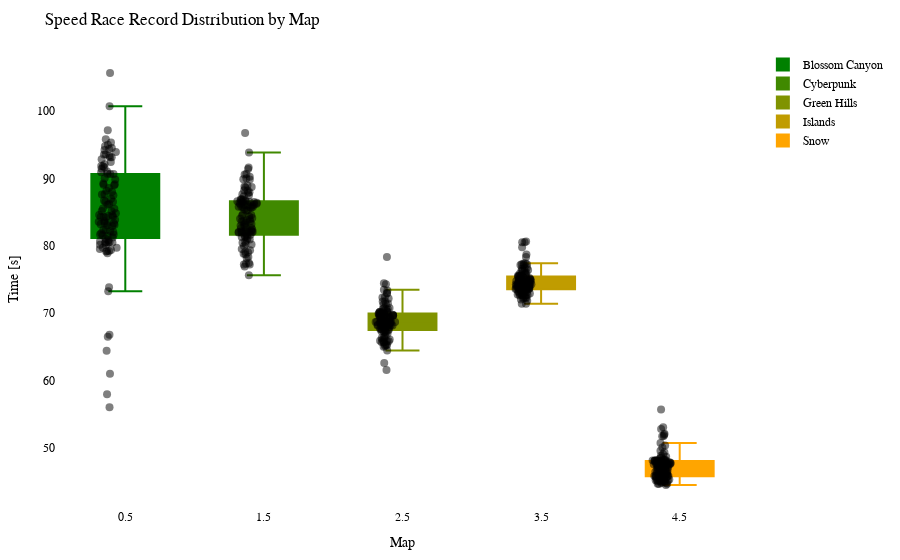

Write notebook code for a chart like this one.
### Code cell
import plotly.graph_objects as go
import plotly.io as pio

df = getRecordsDataframe(minigame="Wettrennen")

# Calculate the offset for centering the data points
num_columns = len(df.columns)
offset = 0.5

# Create a Swarm plot using Plotly
fig = go.Figure()

cmap = LinearSegmentedColormap.from_list("green_orange", ["green", "orange"])
colors = [to_hex(cmap(i / (num_columns - 1))) for i in range(num_columns)]

for i, (column, color) in enumerate(zip(df.columns, colors)):
    x_values = [i + offset] * len(df[column])  # Adjust x-values with offset for horizontal centering
    fig.add_trace(go.Box(x=x_values,
                         y=df[column],
                         name=column,
                         boxpoints='all',
                         pointpos=-0.5,  # Adjust point position to prevent overlapping
                         marker=dict(color='rgba(0,0,0,0.5)', size=8),  # Adjust marker color and size
                         line=dict(color=color),
                         fillcolor=color,
                         hovertext=df_to_html.index,
                         hoverinfo='name+text+y',
                         showlegend=True))

fig.update_layout(title="Speed Race Record Distribution by Map",
                  xaxis=dict(title="Map"),
                  yaxis=dict(title="Time [s]"),
                  showlegend=True,
                  font=dict(family="Arial", size=12, color="black"),  # Customize font
                  plot_bgcolor="white",  # Set background color
                  margin=dict(l=50, r=50, t=50, b=50),  # Adjust margins for better layout
                  )


pio.show(fig)

pio.write_html(fig, "out/wettr_swarm_plot.html")

### Figure 1 — Plotly figure (JSON) as saved in the notebook; plotly's stock layout.template omitted (floating-point values rounded to 4 significant figures)
{"data": [{"boxpoints": "all", "fillcolor": "#008000", "hoverinfo": "name+text+y", "hovertext": ["20LeRe10", "2wc", "agowskyy", "Allooy", "Anni808", "Axollotel", "bawskey", "BusinessBent", "ByNetherdude", "byTobi", "cediiiiii_10", "Chander24", "Chrisi20101", "CML_Justin", "crocodile1870", "cxl1lo", "DarkCobweb", "deadfiight", "DerBaumIstDerWeg", "Dokkkkko", "Ex4cted", "Falke23_5", "Feinberg", "ffawks", "Fflopse", "ForceFox", "Freeeedom", "frutigall", "GamemasterNiki", "GeneralEnte06", "Gerrygames", "Gobo9", "GrafikKatze", "Grapfen", "Gummibearchen", "H1ghsay", "h4nnes", "Harold_Sensemann", "HeIsJustAPoorBoy", "HerrDante", "Jan2220", "JennieKim", "jimmi1410", "JOW23", "Joy_8oy", "juvona", "KakaMC", "Kanickelul", "Keenaai", "Kokochampi", "Kokochampo", "Kopfradio", "Krusti", "Kyuudo", "La_meleagro", "LeWi_100", "Lingex", "lizsyy", "LordAlexos", "loukrativ", "Lubottus", "Luis_XYZ", "M0orey_0", "marbrueck", "Martomias", "Mincheeen", "miridis41", "MrNulfred", "Mvsk_", "myshq", "Nexilus", "Ninivee", "officialryzon", "Oronor", "PedroZockt", "Picutar", "PixlNight", "PolizeiDreamy", "Radattel", "Radiokopf", "Raefinzs", "ReichesBrot", "revolverz", "Ritokii", "Sackkerl", "SB387", "ScreamingBlatz", "Sebi1801", "Seemops_8", "Sey__", "Shiewk", "SiLoHB", "Snitcherella", "SpeckyCut", "StaudammAusHolz", "TheBreadHD", "TheFabo", "Tomiokey", "twitchparaskiill", "Txlentierter", "T_Niko_T", "Umgfoin", "WachtelWachtel", "WirdNichtGeladen", "Wissender", "xBaumeisterin", "xX_Dima_ggg_Xx6", "xX_Masha_ggg_Xx9", "yzvm", "_n3d", "_Waldi_"], "line": {"color": "#008000"}, "marker": {"color": "rgba(0,0,0,0.5)", "size": 8}, "name": "Blossom Canyon", "pointpos": -0.5, "showlegend": true, "type": "box", "x": [0.5, 0.5, 0.5, 0.5, 0.5, 0.5, 0.5, 0.5, 0.5, 0.5, 0.5, 0.5, 0.5, 0.5, 0.5, 0.5, 0.5, 0.5, 0.5, 0.5, 0.5, 0.5, 0.5, 0.5, 0.5, 0.5, 0.5, 0.5, 0.5, 0.5, 0.5, 0.5, 0.5, 0.5, 0.5, 0.5, 0.5, 0.5, 0.5, 0.5, 0.5, 0.5, 0.5, 0.5, 0.5, 0.5, 0.5, 0.5, 0.5, 0.5, 0.5, 0.5, 0.5, 0.5, 0.5, 0.5, 0.5, 0.5, 0.5, 0.5, 0.5, 0.5, 0.5, 0.5, 0.5, 0.5, 0.5, 0.5, 0.5, 0.5, 0.5, 0.5, 0.5, 0.5, 0.5, 0.5, 0.5, 0.5, 0.5, 0.5, 0.5, 0.5, 0.5, 0.5, 0.5, 0.5, 0.5, 0.5, 0.5, 0.5, 0.5, 0.5, 0.5, 0.5, 0.5, 0.5, 0.5, 0.5, 0.5, 0.5, 0.5, 0.5, 0.5, 0.5, 0.5, 0.5, 0.5, 0.5, 0.5, 0.5, 0.5], "y": [88.01, 94.99, 90.64, 90.67, 82.91, 90.02, 81.66, 94.5, null, 88.57, 78.88, 87.48, 81.44, 80.5, 83.21, 83.1, 91.03, 91.66, 89.85, 85.16, 81.09, 89.06, null, 79.72, 56.03, 89.25, 79.52, 89.11, 81.69, 73.25, 94.35, 61.01, 79.69, 81.56, 64.39, 85.48, 84.31, 91.8, 91.44, 80.57, 82.18, 86.54, 86.52, 84.58, 82.05, 93.91, 85.55, null, 94.2, 93.57, 93.36, 86.73, 93.13, 80.15, 100.7, 57.95, 88.16, 79.2, 90.66, 105.7, 80.45, 84.44, 84.54, 83.06, 83.39, 66.77, null, 83.58, 90.9, 79.16, 87.59, 81.85, 82.29, 94.76, 79.35, 73.84, 83.65, 95.8, 92.09, 84.81, 83.32, 84.26, 95.31, 92.43, 84.31, 83.39, 85.12, null, 82.36, 81.22, 80.39, 97.16, 86.19, null, 92.86, 93.56, null, 88.99, 93.15, 80.66, 86.98, 80.83, 80.1, 86.08, 84.2, 66.49, 83.86, 87.63, 79.21, 80.53, 91.83]}, {"boxpoints": "all", "fillcolor": "#408900", "hoverinfo": "name+text+y", "hovertext": ["20LeRe10", "2wc", "agowskyy", "Allooy", "Anni808", "Axollotel", "bawskey", "BusinessBent", "ByNetherdude", "byTobi", "cediiiiii_10", "Chander24", "Chrisi20101", "CML_Justin", "crocodile1870", "cxl1lo", "DarkCobweb", "deadfiight", "DerBaumIstDerWeg", "Dokkkkko", "Ex4cted", "Falke23_5", "Feinberg", "ffawks", "Fflopse", "ForceFox", "Freeeedom", "frutigall", "GamemasterNiki", "GeneralEnte06", "Gerrygames", "Gobo9", "GrafikKatze", "Grapfen", "Gummibearchen", "H1ghsay", "h4nnes", "Harold_Sensemann", "HeIsJustAPoorBoy", "HerrDante", "Jan2220", "JennieKim", "jimmi1410", "JOW23", "Joy_8oy", "juvona", "KakaMC", "Kanickelul", "Keenaai", "Kokochampi", "Kokochampo", "Kopfradio", "Krusti", "Kyuudo", "La_meleagro", "LeWi_100", "Lingex", "lizsyy", "LordAlexos", "loukrativ", "Lubottus", "Luis_XYZ", "M0orey_0", "marbrueck", "Martomias", "Mincheeen", "miridis41", "MrNulfred", "Mvsk_", "myshq", "Nexilus", "Ninivee", "officialryzon", "Oronor", "PedroZockt", "Picutar", "PixlNight", "PolizeiDreamy", "Radattel", "Radiokopf", "Raefinzs", "ReichesBrot", "revolverz", "Ritokii", "Sackkerl", "SB387", "ScreamingBlatz", "Sebi1801", "Seemops_8", "Sey__", "Shiewk", "SiLoHB", "Snitcherella", "SpeckyCut", "StaudammAusHolz", "TheBreadHD", "TheFabo", "Tomiokey", "twitchparaskiill", "Txlentierter", "T_Niko_T", "Umgfoin", "WachtelWachtel", "WirdNichtGeladen", "Wissender", "xBaumeisterin", "xX_Dima_ggg_Xx6", "xX_Masha_ggg_Xx9", "yzvm", "_n3d", "_Waldi_"], "line": {"color": "#408900"}, "marker": {"color": "rgba(0,0,0,0.5)", "size": 8}, "name": "Cyberpunk", "pointpos": -0.5, "showlegend": true, "type": "box", "x": [1.5, 1.5, 1.5, 1.5, 1.5, 1.5, 1.5, 1.5, 1.5, 1.5, 1.5, 1.5, 1.5, 1.5, 1.5, 1.5, 1.5, 1.5, 1.5, 1.5, 1.5, 1.5, 1.5, 1.5, 1.5, 1.5, 1.5, 1.5, 1.5, 1.5, 1.5, 1.5, 1.5, 1.5, 1.5, 1.5, 1.5, 1.5, 1.5, 1.5, 1.5, 1.5, 1.5, 1.5, 1.5, 1.5, 1.5, 1.5, 1.5, 1.5, 1.5, 1.5, 1.5, 1.5, 1.5, 1.5, 1.5, 1.5, 1.5, 1.5, 1.5, 1.5, 1.5, 1.5, 1.5, 1.5, 1.5, 1.5, 1.5, 1.5, 1.5, 1.5, 1.5, 1.5, 1.5, 1.5, 1.5, 1.5, 1.5, 1.5, 1.5, 1.5, 1.5, 1.5, 1.5, 1.5, 1.5, 1.5, 1.5, 1.5, 1.5, 1.5, 1.5, 1.5, 1.5, 1.5, 1.5, 1.5, 1.5, 1.5, 1.5, 1.5, 1.5, 1.5, 1.5, 1.5, 1.5, 1.5, 1.5, 1.5, 1.5], "y": [90.64, 86.5, 86.55, 85.22, 81.29, 82.65, 82.12, 88.78, null, 85.96, 78.8, 86.5, 81.63, 83.61, 84.11, 83.38, 82.16, 88.22, 81.73, 82.56, 80.89, 89.96, 86.17, 79.91, 75.62, 86.4, 79.52, 83.65, 82.21, 79.34, 81.29, 77.44, 82.4, 81.48, 76.92, 85.76, 84.34, 82.65, 87.94, 80.25, 81.96, 86.1, 85.72, 82.03, 85.78, 86.61, 82.09, null, 86.1, 91.4, 91.62, 96.73, 86.04, 77.37, 88.21, 82.27, 84.66, 79.05, 85.66, 89.87, 83.64, 85.28, 84.57, 86.89, 82.07, 81.49, 87.48, 86.33, 85.43, 77.2, 85.79, 82.86, null, 86.48, 78.35, 81.14, 83.14, 90.23, 86.89, 90.57, 82.95, 81.91, 89.84, 86.78, 84.44, 83.22, 83.92, null, 88.72, 78.16, 80.58, 88.96, 80.44, 93.86, 87.35, 88.65, 87.82, 86.22, 86.75, null, 85.74, 80.17, 77.23, 83.99, 82.06, 80.94, 83.78, 86.7, 79.11, 78.75, 87.64]}, {"boxpoints": "all", "fillcolor": "#809300", "hoverinfo": "name+text+y", "hovertext": ["20LeRe10", "2wc", "agowskyy", "Allooy", "Anni808", "Axollotel", "bawskey", "BusinessBent", "ByNetherdude", "byTobi", "cediiiiii_10", "Chander24", "Chrisi20101", "CML_Justin", "crocodile1870", "cxl1lo", "DarkCobweb", "deadfiight", "DerBaumIstDerWeg", "Dokkkkko", "Ex4cted", "Falke23_5", "Feinberg", "ffawks", "Fflopse", "ForceFox", "Freeeedom", "frutigall", "GamemasterNiki", "GeneralEnte06", "Gerrygames", "Gobo9", "GrafikKatze", "Grapfen", "Gummibearchen", "H1ghsay", "h4nnes", "Harold_Sensemann", "HeIsJustAPoorBoy", "HerrDante", "Jan2220", "JennieKim", "jimmi1410", "JOW23", "Joy_8oy", "juvona", "KakaMC", "Kanickelul", "Keenaai", "Kokochampi", "Kokochampo", "Kopfradio", "Krusti", "Kyuudo", "La_meleagro", "LeWi_100", "Lingex", "lizsyy", "LordAlexos", "loukrativ", "Lubottus", "Luis_XYZ", "M0orey_0", "marbrueck", "Martomias", "Mincheeen", "miridis41", "MrNulfred", "Mvsk_", "myshq", "Nexilus", "Ninivee", "officialryzon", "Oronor", "PedroZockt", "Picutar", "PixlNight", "PolizeiDreamy", "Radattel", "Radiokopf", "Raefinzs", "ReichesBrot", "revolverz", "Ritokii", "Sackkerl", "SB387", "ScreamingBlatz", "Sebi1801", "Seemops_8", "Sey__", "Shiewk", "SiLoHB", "Snitcherella", "SpeckyCut", "StaudammAusHolz", "TheBreadHD", "TheFabo", "Tomiokey", "twitchparaskiill", "Txlentierter", "T_Niko_T", "Umgfoin", "WachtelWachtel", "WirdNichtGeladen", "Wissender", "xBaumeisterin", "xX_Dima_ggg_Xx6", "xX_Masha_ggg_Xx9", "yzvm", "_n3d", "_Waldi_"], "line": {"color": "#809300"}, "marker": {"color": "rgba(0,0,0,0.5)", "size": 8}, "name": "Green Hills", "pointpos": -0.5, "showlegend": true, "type": "box", "x": [2.5, 2.5, 2.5, 2.5, 2.5, 2.5, 2.5, 2.5, 2.5, 2.5, 2.5, 2.5, 2.5, 2.5, 2.5, 2.5, 2.5, 2.5, 2.5, 2.5, 2.5, 2.5, 2.5, 2.5, 2.5, 2.5, 2.5, 2.5, 2.5, 2.5, 2.5, 2.5, 2.5, 2.5, 2.5, 2.5, 2.5, 2.5, 2.5, 2.5, 2.5, 2.5, 2.5, 2.5, 2.5, 2.5, 2.5, 2.5, 2.5, 2.5, 2.5, 2.5, 2.5, 2.5, 2.5, 2.5, 2.5, 2.5, 2.5, 2.5, 2.5, 2.5, 2.5, 2.5, 2.5, 2.5, 2.5, 2.5, 2.5, 2.5, 2.5, 2.5, 2.5, 2.5, 2.5, 2.5, 2.5, 2.5, 2.5, 2.5, 2.5, 2.5, 2.5, 2.5, 2.5, 2.5, 2.5, 2.5, 2.5, 2.5, 2.5, 2.5, 2.5, 2.5, 2.5, 2.5, 2.5, 2.5, 2.5, 2.5, 2.5, 2.5, 2.5, 2.5, 2.5, 2.5, 2.5, 2.5, 2.5, 2.5, 2.5], "y": [72.91, 66.46, 69.39, 70.74, 68.51, 71.75, 68.13, 72.19, 72.38, 68.71, 64.44, 72.31, 68.72, 68.56, 69.35, 68.17, 68.64, 70.12, 68.59, 68.66, 65.83, 68.91, 68.72, 66.08, 65.2, 70.64, 66.57, 68.76, 67.28, 67.17, 61.56, 62.59, 68.7, 67.75, 65.82, 70.21, 67.61, 68.2, 69.64, 65.0, 68.18, 69.25, 69.74, 67.11, 69.89, 74.44, 65.83, 71.73, 68.74, 70.61, 70.17, 71.28, 69.21, 66.1, 69.67, 65.34, 69.46, 65.91, 70.06, 78.34, 67.27, 68.7, 70.13, 70.29, 67.59, 68.18, 68.15, 69.66, 70.57, 66.31, 68.15, 69.16, null, 69.36, 65.1, 68.19, 67.93, 69.66, 69.26, 69.84, 69.83, 67.37, 72.98, 68.53, 70.16, 68.65, 68.73, 71.34, 69.43, 67.46, 66.06, 73.45, 73.36, 70.7, 69.63, 74.3, 71.43, 69.89, 68.38, null, 65.64, 66.94, 68.1, 68.28, 67.58, 67.51, 69.9, 69.67, 65.26, 65.67, 68.09]}, {"boxpoints": "all", "fillcolor": "#c09c00", "hoverinfo": "name+text+y", "hovertext": ["20LeRe10", "2wc", "agowskyy", "Allooy", "Anni808", "Axollotel", "bawskey", "BusinessBent", "ByNetherdude", "byTobi", "cediiiiii_10", "Chander24", "Chrisi20101", "CML_Justin", "crocodile1870", "cxl1lo", "DarkCobweb", "deadfiight", "DerBaumIstDerWeg", "Dokkkkko", "Ex4cted", "Falke23_5", "Feinberg", "ffawks", "Fflopse", "ForceFox", "Freeeedom", "frutigall", "GamemasterNiki", "GeneralEnte06", "Gerrygames", "Gobo9", "GrafikKatze", "Grapfen", "Gummibearchen", "H1ghsay", "h4nnes", "Harold_Sensemann", "HeIsJustAPoorBoy", "HerrDante", "Jan2220", "JennieKim", "jimmi1410", "JOW23", "Joy_8oy", "juvona", "KakaMC", "Kanickelul", "Keenaai", "Kokochampi", "Kokochampo", "Kopfradio", "Krusti", "Kyuudo", "La_meleagro", "LeWi_100", "Lingex", "lizsyy", "LordAlexos", "loukrativ", "Lubottus", "Luis_XYZ", "M0orey_0", "marbrueck", "Martomias", "Mincheeen", "miridis41", "MrNulfred", "Mvsk_", "myshq", "Nexilus", "Ninivee", "officialryzon", "Oronor", "PedroZockt", "Picutar", "PixlNight", "PolizeiDreamy", "Radattel", "Radiokopf", "Raefinzs", "ReichesBrot", "revolverz", "Ritokii", "Sackkerl", "SB387", "ScreamingBlatz", "Sebi1801", "Seemops_8", "Sey__", "Shiewk", "SiLoHB", "Snitcherella", "SpeckyCut", "StaudammAusHolz", "TheBreadHD", "TheFabo", "Tomiokey", "twitchparaskiill", "Txlentierter", "T_Niko_T", "Umgfoin", "WachtelWachtel", "WirdNichtGeladen", "Wissender", "xBaumeisterin", "xX_Dima_ggg_Xx6", "xX_Masha_ggg_Xx9", "yzvm", "_n3d", "_Waldi_"], "line": {"color": "#c09c00"}, "marker": {"color": "rgba(0,0,0,0.5)", "size": 8}, "name": "Islands", "pointpos": -0.5, "showlegend": true, "type": "box", "x": [3.5, 3.5, 3.5, 3.5, 3.5, 3.5, 3.5, 3.5, 3.5, 3.5, 3.5, 3.5, 3.5, 3.5, 3.5, 3.5, 3.5, 3.5, 3.5, 3.5, 3.5, 3.5, 3.5, 3.5, 3.5, 3.5, 3.5, 3.5, 3.5, 3.5, 3.5, 3.5, 3.5, 3.5, 3.5, 3.5, 3.5, 3.5, 3.5, 3.5, 3.5, 3.5, 3.5, 3.5, 3.5, 3.5, 3.5, 3.5, 3.5, 3.5, 3.5, 3.5, 3.5, 3.5, 3.5, 3.5, 3.5, 3.5, 3.5, 3.5, 3.5, 3.5, 3.5, 3.5, 3.5, 3.5, 3.5, 3.5, 3.5, 3.5, 3.5, 3.5, 3.5, 3.5, 3.5, 3.5, 3.5, 3.5, 3.5, 3.5, 3.5, 3.5, 3.5, 3.5, 3.5, 3.5, 3.5, 3.5, 3.5, 3.5, 3.5, 3.5, 3.5, 3.5, 3.5, 3.5, 3.5, 3.5, 3.5, 3.5, 3.5, 3.5, 3.5, 3.5, 3.5, 3.5, 3.5, 3.5, 3.5, 3.5, 3.5], "y": [77.24, 72.8, 76.29, 74.27, 73.67, 73.99, 74.08, 75.3, null, 73.77, 71.41, 75.74, 73.99, 74.47, 73.85, 74.99, 73.09, 75.61, 73.43, 75.52, 72.78, 74.57, 74.75, 71.84, 72.62, 74.17, 73.08, 74.97, 74.18, 73.85, 73.1, 72.02, 75.42, 73.45, 73.51, 75.39, 74.1, 74.75, 76.25, 72.17, 74.33, 73.66, 76.29, 72.64, 75.04, 77.41, 72.6, 80.52, 75.82, 75.54, 78.72, 74.76, 77.15, 73.75, 80.52, 72.24, 75.21, 72.6, 75.56, 77.26, 72.33, 74.94, 74.7, 74.07, 73.57, 73.82, 74.25, 75.04, 74.62, 71.37, 74.64, 73.22, 75.2, 74.64, 73.1, 73.54, 73.58, 75.28, 74.37, 76.72, 75.41, 74.16, 76.75, 78.33, 73.69, 73.59, 74.11, 80.62, 74.79, 73.28, 73.14, null, 74.28, 75.89, 74.36, 77.15, 79.79, 77.36, 76.59, 74.16, 75.97, 72.91, 73.69, 74.53, 72.7, 73.14, 74.72, 76.4, 72.33, 73.83, 74.84]}, {"boxpoints": "all", "fillcolor": "#ffa500", "hoverinfo": "name+text+y", "hovertext": ["20LeRe10", "2wc", "agowskyy", "Allooy", "Anni808", "Axollotel", "bawskey", "BusinessBent", "ByNetherdude", "byTobi", "cediiiiii_10", "Chander24", "Chrisi20101", "CML_Justin", "crocodile1870", "cxl1lo", "DarkCobweb", "deadfiight", "DerBaumIstDerWeg", "Dokkkkko", "Ex4cted", "Falke23_5", "Feinberg", "ffawks", "Fflopse", "ForceFox", "Freeeedom", "frutigall", "GamemasterNiki", "GeneralEnte06", "Gerrygames", "Gobo9", "GrafikKatze", "Grapfen", "Gummibearchen", "H1ghsay", "h4nnes", "Harold_Sensemann", "HeIsJustAPoorBoy", "HerrDante", "Jan2220", "JennieKim", "jimmi1410", "JOW23", "Joy_8oy", "juvona", "KakaMC", "Kanickelul", "Keenaai", "Kokochampi", "Kokochampo", "Kopfradio", "Krusti", "Kyuudo", "La_meleagro", "LeWi_100", "Lingex", "lizsyy", "LordAlexos", "loukrativ", "Lubottus", "Luis_XYZ", "M0orey_0", "marbrueck", "Martomias", "Mincheeen", "miridis41", "MrNulfred", "Mvsk_", "myshq", "Nexilus", "Ninivee", "officialryzon", "Oronor", "PedroZockt", "Picutar", "PixlNight", "PolizeiDreamy", "Radattel", "Radiokopf", "Raefinzs", "ReichesBrot", "revolverz", "Ritokii", "Sackkerl", "SB387", "ScreamingBlatz", "Sebi1801", "Seemops_8", "Sey__", "Shiewk", "SiLoHB", "Snitcherella", "SpeckyCut", "StaudammAusHolz", "TheBreadHD", "TheFabo", "Tomiokey", "twitchparaskiill", "Txlentierter", "T_Niko_T", "Umgfoin", "WachtelWachtel", "WirdNichtGeladen", "Wissender", "xBaumeisterin", "xX_Dima_ggg_Xx6", "xX_Masha_ggg_Xx9", "yzvm", "_n3d", "_Waldi_"], "line": {"color": "#ffa500"}, "marker": {"color": "rgba(0,0,0,0.5)", "size": 8}, "name": "Snow", "pointpos": -0.5, "showlegend": true, "type": "box", "x": [4.5, 4.5, 4.5, 4.5, 4.5, 4.5, 4.5, 4.5, 4.5, 4.5, 4.5, 4.5, 4.5, 4.5, 4.5, 4.5, 4.5, 4.5, 4.5, 4.5, 4.5, 4.5, 4.5, 4.5, 4.5, 4.5, 4.5, 4.5, 4.5, 4.5, 4.5, 4.5, 4.5, 4.5, 4.5, 4.5, 4.5, 4.5, 4.5, 4.5, 4.5, 4.5, 4.5, 4.5, 4.5, 4.5, 4.5, 4.5, 4.5, 4.5, 4.5, 4.5, 4.5, 4.5, 4.5, 4.5, 4.5, 4.5, 4.5, 4.5, 4.5, 4.5, 4.5, 4.5, 4.5, 4.5, 4.5, 4.5, 4.5, 4.5, 4.5, 4.5, 4.5, 4.5, 4.5, 4.5, 4.5, 4.5, 4.5, 4.5, 4.5, 4.5, 4.5, 4.5, 4.5, 4.5, 4.5, 4.5, 4.5, 4.5, 4.5, 4.5, 4.5, 4.5, 4.5, 4.5, 4.5, 4.5, 4.5, 4.5, 4.5, 4.5, 4.5, 4.5, 4.5, 4.5, 4.5, 4.5, 4.5, 4.5, 4.5], "y": [48.05, 44.78, 48.83, 48.16, 46.5, 47.57, 46.42, 48.46, 55.7, 48.08, 44.68, 52.08, 48.27, 45.67, 47.79, 46.67, 46.3, 48.19, 45.81, 46.13, 45.21, 46.33, 51.73, 45.0, 44.64, 53.07, 45.21, 47.07, 47.54, 44.97, 45.85, 44.47, 45.1, 45.77, 45.13, 48.13, 46.17, 47.3, 47.75, 45.06, 45.86, 45.77, 47.86, 46.51, 48.07, null, 45.83, 50.04, 47.12, 51.93, 49.33, 49.55, 47.65, 46.51, 48.68, 45.31, 46.59, 44.67, 47.31, 52.8, 45.48, 46.28, 48.12, 46.79, 45.62, 45.8, 47.33, 48.15, 48.12, 44.88, 47.18, 45.62, null, 47.81, 45.3, 46.0, 45.96, 47.71, 47.87, 47.46, 46.54, 47.46, 50.73, 47.39, 46.47, 47.52, 47.59, 48.05, 46.1, 45.79, 45.45, 50.34, 47.06, 47.59, 46.78, 51.75, 47.96, 48.05, 46.89, null, 47.62, 45.49, 45.03, 47.57, 45.88, 45.62, 48.51, 49.05, 44.77, 45.29, 48.2]}], "layout": {"font": {"color": "black", "family": "Arial", "size": 12}, "margin": {"b": 50, "l": 50, "r": 50, "t": 50}, "plot_bgcolor": "white", "showlegend": true, "title": {"text": "Speed Race Record Distribution by Map"}, "xaxis": {"title": {"text": "Map"}}, "yaxis": {"title": {"text": "Time [s]"}}}}
